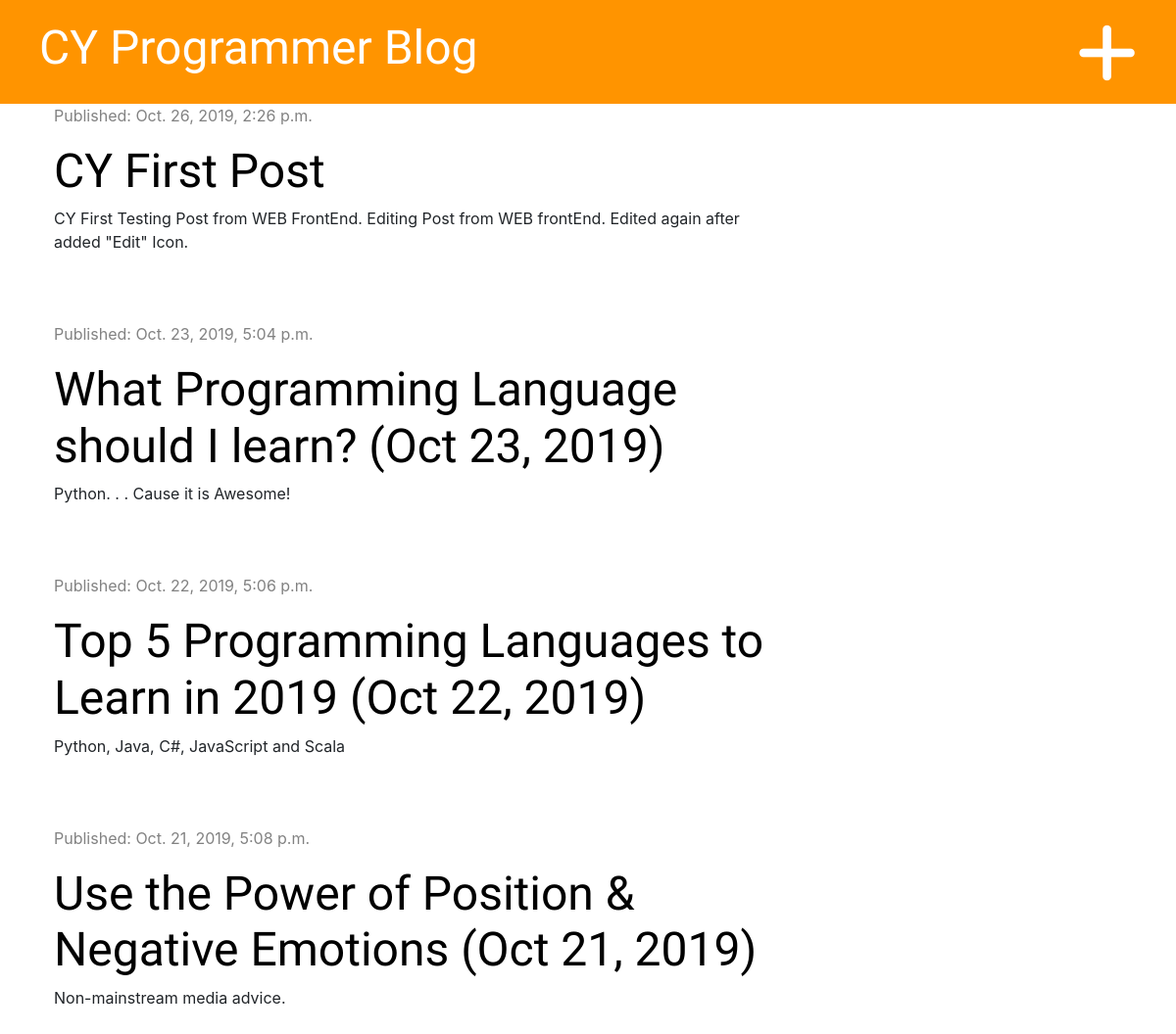
The app's page / (signed in) with its own data.
### blog/models.py (models this page shows, shortened)
class Post(models.Model):
    author = models.ForeignKey('auth.User', on_delete=models.CASCADE)
    title = models.CharField(max_length=200)
    text = models.TextField()
    created_date = models.DateTimeField(default=timezone.now)
    published_date = models.DateTimeField(blank=True, null=True)

### blog/views.py (the view)
# urls.py: path('', views.post_list, name='post_list'),
def post_list(request):
    posts = Post.objects.filter(published_date__lte=timezone.now()).order_by('-published_date')
    stuff_for_frontend = {'posts': posts}
    return render(request, 'blog/post_list.html', stuff_for_frontend)

### blog/templates/blog/post_list.html
{% extends 'blog/base.html' %}
{% block content %}
    {% for post in posts %}
        <div class="post">
            <div class="date">
                <p>Published: {{ post.published_date }}</p>
            </div>
            <h1><a href="{% url 'post_detail' pk=post.pk %}">{{ post.title }}</a></h1>
            <p>{{ post.text|linebreaksbr }}</p>
        </div>
    {% endfor %}
{% endblock %}

### blog/static/css/blog.css (style rules this page uses)
h1, h2, h3, h4 { font-family: 'Tangerine', 'Inconsolata', 'Droid Sans', serif; font-size: 48px; }
.date { color: #828282; }
.post { margin-bottom: 70px; }
.post h1 a { color: #000000; }

### records on screen
Post: published_date "Oct. 26, 2019, 2:26 p.m.", title "CY First Post", text "CY First Testing Post from WEB FrontEnd. Editing Post from WEB frontEnd. Edited again after added \"Edit\" Icon."
Post: published_date "Oct. 23, 2019, 5:04 p.m.", title "What Programming Language should I learn? (Oct 23, 2019)", text "Python. . . Cause it is Awesome!"
Post: published_date "Oct. 22, 2019, 5:06 p.m.", title "Top 5 Programming Languages to Learn in 2019 (Oct 22, 2019)", text "Python, Java, C#, JavaScript and Scala"
Post: published_date "Oct. 21, 2019, 5:08 p.m.", title "Use the Power of Position & Negative Emotions (Oct 21, 2019)", text "Non-mainstream media advice."
